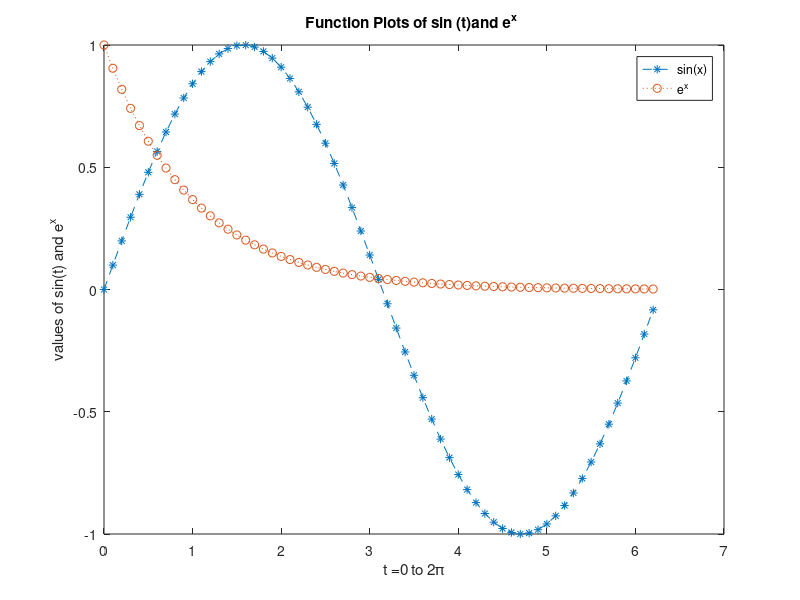

This figure's MATLAB source:
x=0:0.1:2*pi; y1=sin(x); y2=exp(-x);%%定义函数的取值范围以及函数
plot (x,y1,'--*',x,y2,':o');%% 绘制函数曲线
xlabel('t =0 to 2\pi');%% 添加x轴标签名
ylabel('values of sin(t) and e^{x}');%% 添加y轴标签名
title('Function Plots of sin (t)and e^{x} ');%% 添加图象标头
legend('sin(x)','e^{x}');   %% 函数曲线标记